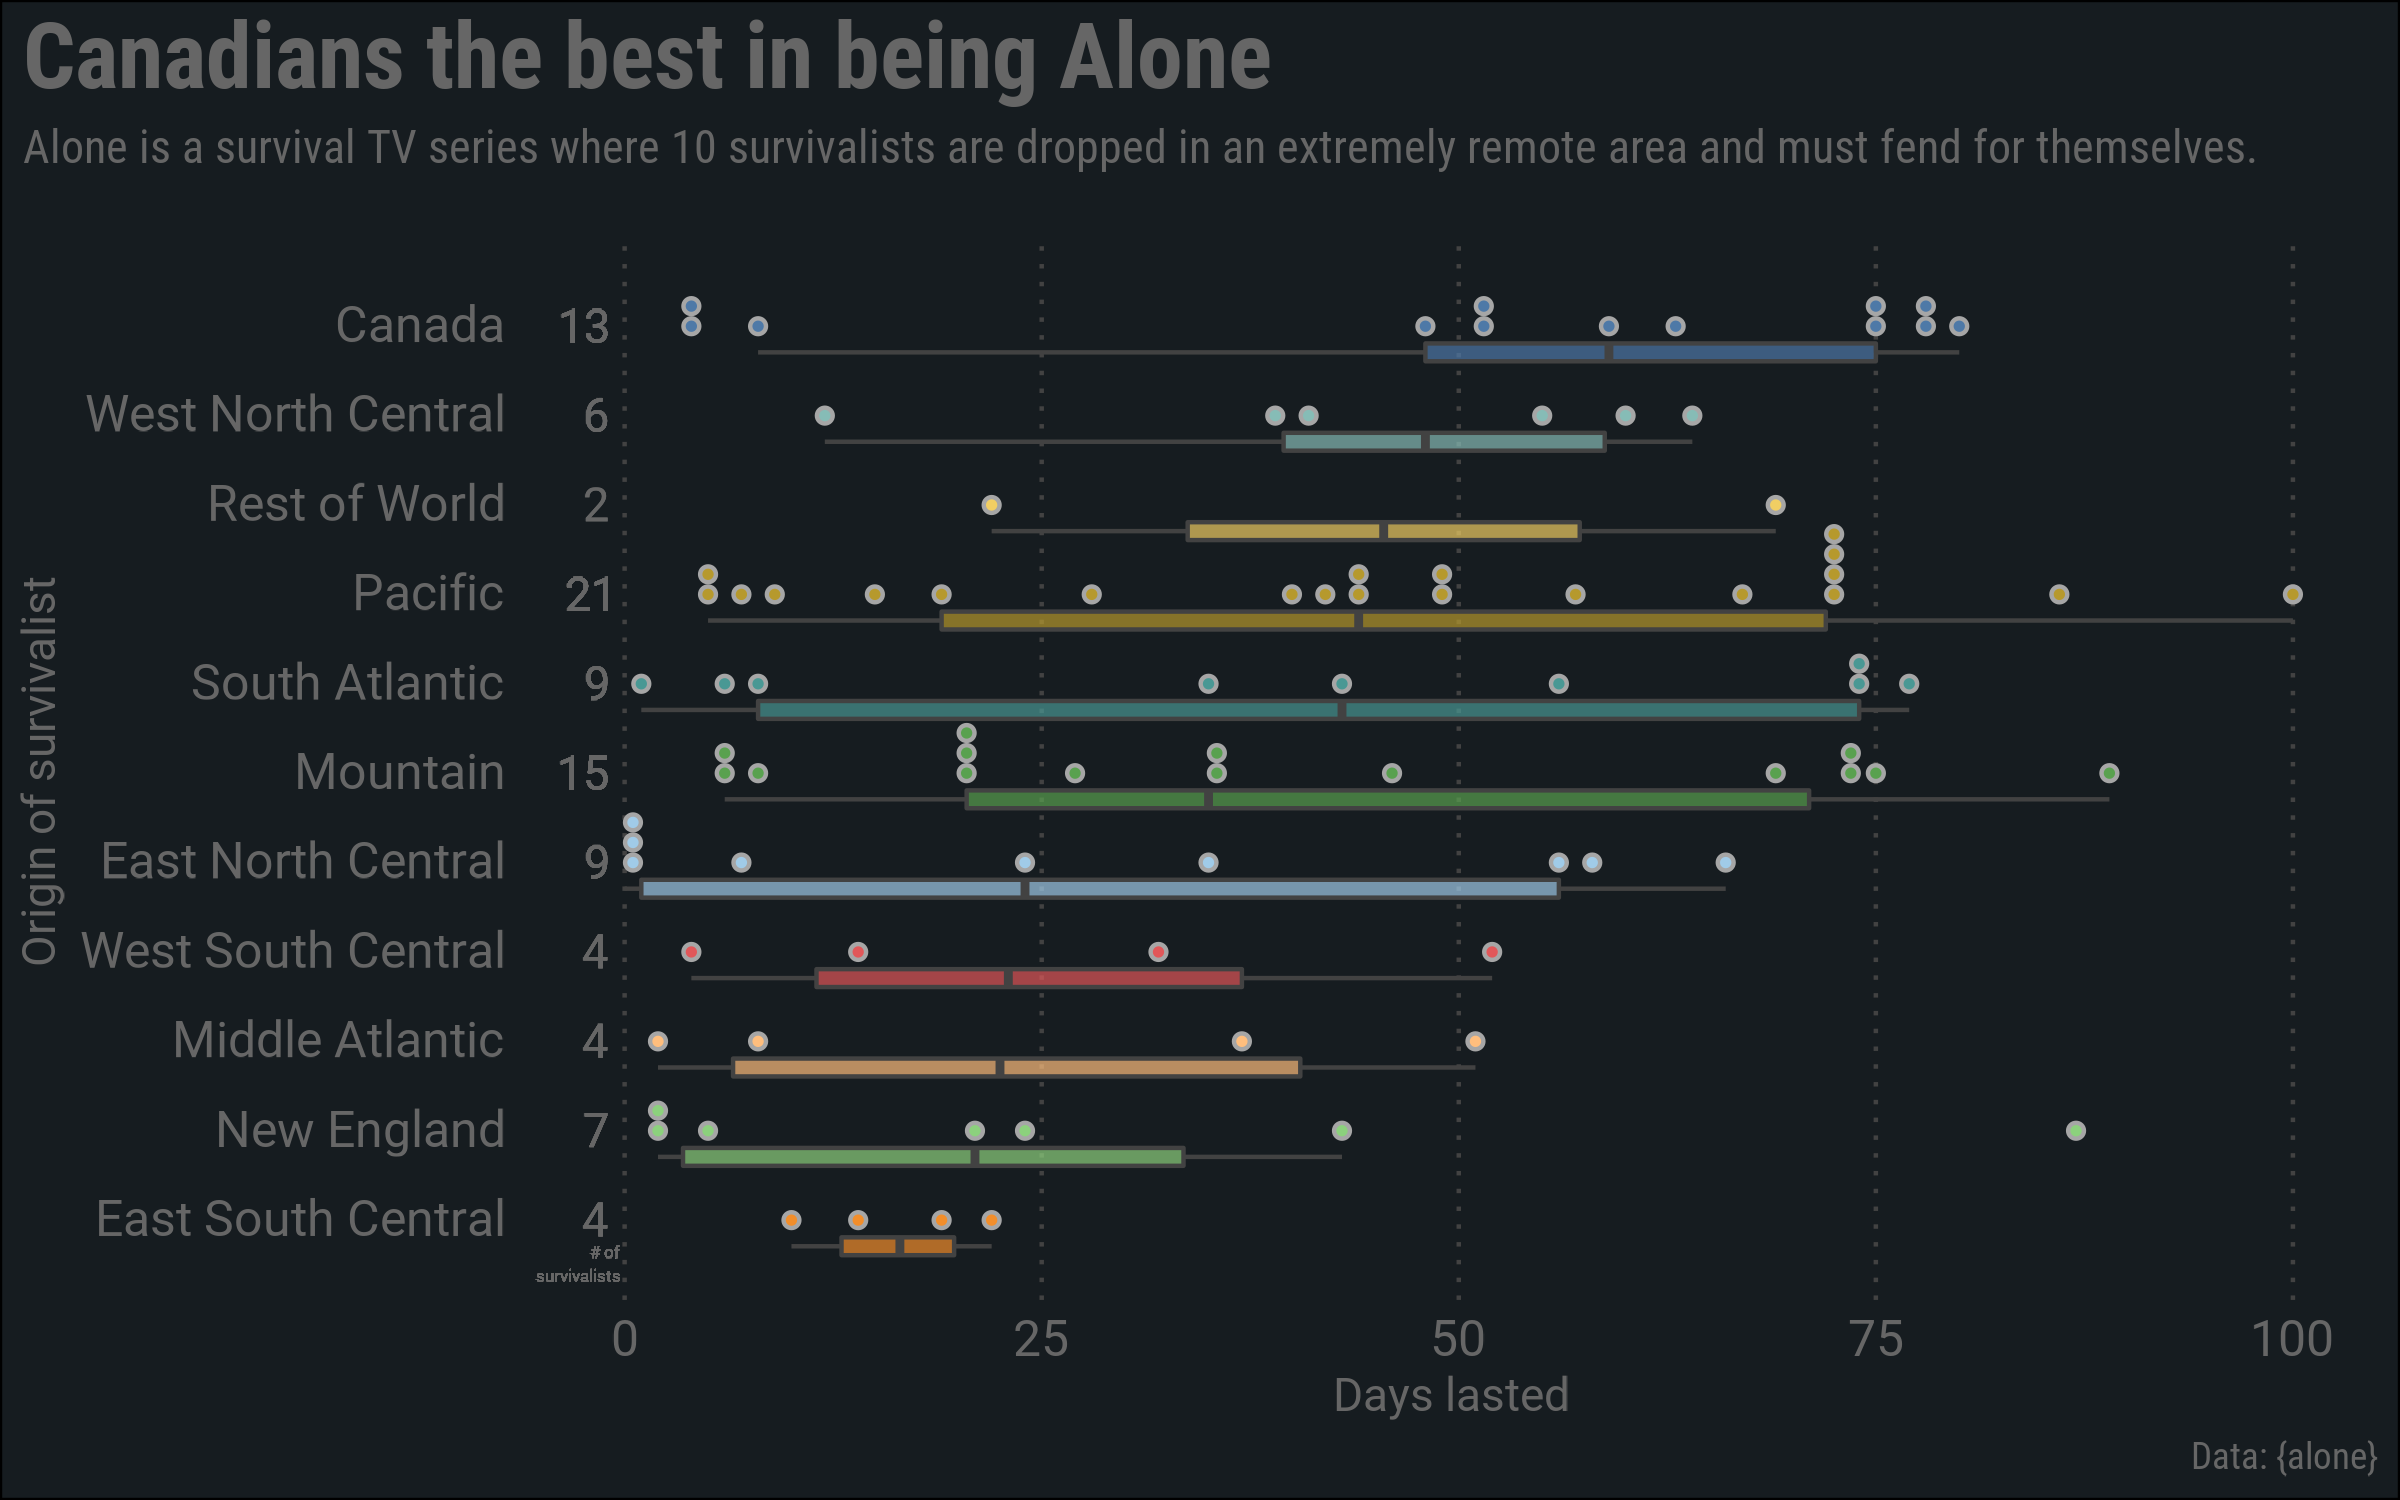

The R source for this figure:
library(tidyverse)
library(showtext)
library(ggdist)
library(ggthemes)
library(ggtext)

font_add_google("Roboto", "roboto")
font_add_google("Roboto Condensed", "roboto condensed")
showtext_auto()
showtext_opts(dpi = 300)

darkblue <- "#203354"
background <- "#161C20"
linecolour <- "#424242"
textcolour <- "#666666"
lightgrey <- "#D3D3D3"

usa <- as.character(state.division)
names(usa) <- state.name
  
survivalists <- readr::read_csv('https://raw.githubusercontent.com/rfordatascience/tidytuesday/master/data/2023/2023-01-24/survivalists.csv')

plot_data <- survivalists %>% 
  mutate(origin = case_when(country == "United States" ~ usa[state],
                            country == "Canada" ~ "Canada",
                            TRUE ~ "Rest of World")) %>% 
  group_by(origin) %>% 
  mutate(median_days = median(days_lasted),
         num = n())

st <- "Alone is a survival TV series where 10 survivalists are dropped in an extremely remote area and must fend for themselves.
"

plot_data %>% 
  ggplot(aes(x = fct_reorder(origin, median_days), y = days_lasted,
             fill = origin)) +
  geom_boxplot(width = 0.2,
               colour = linecolour,
               alpha = 0.7,
               outlier.colour = NA) +
  stat_dots(
    side = "right",
    justification = -0.2
  ) +
  geom_text(aes(y = -1, label = num),
            family = "roboto",
            size = 4,
            colour = textcolour,
            hjust = "right",
            vjust = -0.29) +
  geom_text(aes(x = "East South Central", 
                y = -0.3, label = "# of\nsurvivalists"),
            family = "roboto",
            size = 1.4,
            colour = textcolour,
            hjust = "right",
            vjust = 1.) +
  scale_fill_tableau(
    palette = "Tableau 20"
  ) +
  labs(x = "Origin of survivalist",
       y = "Days lasted",
       title = "Canadians the best in being Alone",
       subtitle = st,
       caption = "Data: {alone}") +
  guides(fill = "none") +
  coord_flip() +
  theme_minimal() +
  theme(
    text = element_text(family = "roboto",
                        colour = textcolour),
    axis.text = element_text(colour = textcolour,
                             size = 12,
                             vjust = -0.29),
    plot.title.position = "plot",
    plot.title = element_text(family = "roboto condensed",
                              face = "bold",
                              size = 22),
    plot.subtitle = element_text(family = "roboto condensed"),
    plot.caption = element_text(family = "roboto condensed"),
    plot.background = element_rect(fill = background),
    panel.grid.major.y = element_blank(),
    panel.grid.major.x = element_line(linetype = "dotted",
                                      colour = linecolour),
    panel.grid.minor.x = element_blank()
  )

ggsave("./2023/2023-04/alone.png", device = "png", dpi = 300,
      width = 8, height = 5, bg = background)  

system("open ./2023/2023-04/alone.png")
